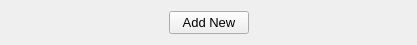
<?xml version="1.0" encoding="UTF-8"?>
<ui version="4.0">
 <class>NewItemWidget</class>
 <widget class="QWidget" name="NewItemWidget">
  <property name="geometry">
   <rect>
    <x>0</x>
    <y>0</y>
    <width>417</width>
    <height>44</height>
   </rect>
  </property>
  <property name="font">
   <font>
    <pointsize>10</pointsize>
   </font>
  </property>
  <property name="windowTitle">
   <string>Form</string>
  </property>
  <layout class="QHBoxLayout" name="horizontalLayout">
   <item>
    <spacer name="horizontalSpacer">
     <property name="orientation">
      <enum>Qt::Horizontal</enum>
     </property>
     <property name="sizeHint" stdset="0">
      <size>
       <width>40</width>
       <height>20</height>
      </size>
     </property>
    </spacer>
   </item>
   <item>
    <widget class="QPushButton" name="btn_new_item">
     <property name="text">
      <string>Add New</string>
     </property>
    </widget>
   </item>
   <item>
    <spacer name="horizontalSpacer_2">
     <property name="orientation">
      <enum>Qt::Horizontal</enum>
     </property>
     <property name="sizeHint" stdset="0">
      <size>
       <width>40</width>
       <height>20</height>
      </size>
     </property>
    </spacer>
   </item>
  </layout>
 </widget>
 <resources/>
 <connections/>
</ui>
